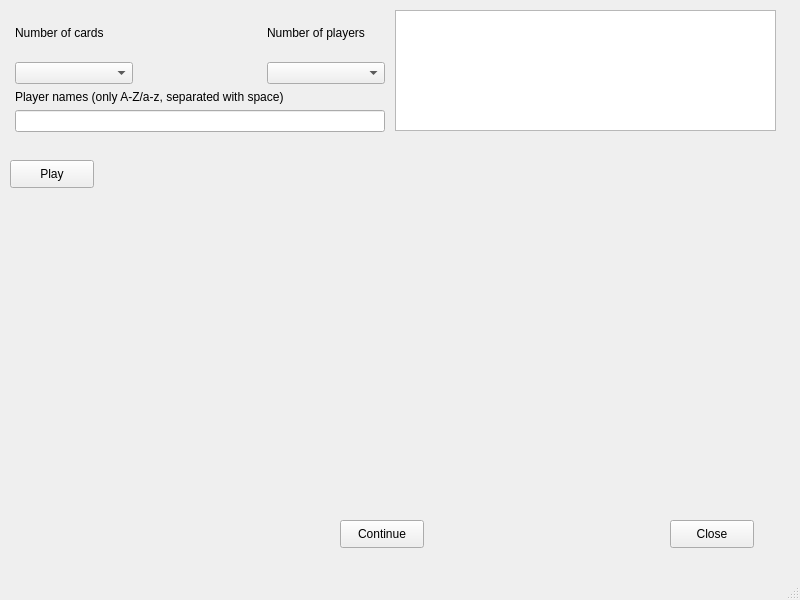
<?xml version="1.0" encoding="UTF-8"?>
<ui version="4.0">
 <class>MainWindow</class>
 <widget class="QMainWindow" name="MainWindow">
  <property name="geometry">
   <rect>
    <x>0</x>
    <y>0</y>
    <width>800</width>
    <height>600</height>
   </rect>
  </property>
  <property name="windowTitle">
   <string>MainWindow</string>
  </property>
  <widget class="QWidget" name="centralwidget">
   <widget class="QWidget" name="gridLayoutWidget">
    <property name="geometry">
     <rect>
      <x>50</x>
      <y>210</y>
      <width>701</width>
      <height>301</height>
     </rect>
    </property>
    <layout class="QGridLayout" name="cardGridLayout">
     <property name="verticalSpacing">
      <number>4</number>
     </property>
    </layout>
   </widget>
   <widget class="QLabel" name="inTurnLabel">
    <property name="geometry">
     <rect>
      <x>350</x>
      <y>180</y>
      <width>161</width>
      <height>20</height>
     </rect>
    </property>
    <property name="text">
     <string/>
    </property>
   </widget>
   <widget class="QPushButton" name="playPushButton">
    <property name="geometry">
     <rect>
      <x>10</x>
      <y>160</y>
      <width>84</width>
      <height>28</height>
     </rect>
    </property>
    <property name="text">
     <string>Play</string>
    </property>
   </widget>
   <widget class="QTextBrowser" name="statsTextBrowser">
    <property name="geometry">
     <rect>
      <x>395</x>
      <y>10</y>
      <width>381</width>
      <height>121</height>
     </rect>
    </property>
   </widget>
   <widget class="QWidget" name="gridLayoutWidget_2">
    <property name="geometry">
     <rect>
      <x>10</x>
      <y>10</y>
      <width>375</width>
      <height>141</height>
     </rect>
    </property>
    <layout class="QGridLayout" name="startGridLayout">
     <property name="leftMargin">
      <number>5</number>
     </property>
     <property name="bottomMargin">
      <number>19</number>
     </property>
     <property name="horizontalSpacing">
      <number>8</number>
     </property>
     <item row="1" column="0">
      <widget class="QComboBox" name="cardComboBox"/>
     </item>
     <item row="0" column="2">
      <widget class="QLabel" name="playerAmountLabel">
       <property name="text">
        <string>Number of players</string>
       </property>
      </widget>
     </item>
     <item row="3" column="0" colspan="3">
      <widget class="QLineEdit" name="playerNameLineEdit">
       <property name="maxLength">
        <number>52</number>
       </property>
      </widget>
     </item>
     <item row="0" column="1">
      <spacer name="verticalSpacer">
       <property name="orientation">
        <enum>Qt::Vertical</enum>
       </property>
       <property name="sizeHint" stdset="0">
        <size>
         <width>20</width>
         <height>40</height>
        </size>
       </property>
      </spacer>
     </item>
     <item row="1" column="2">
      <widget class="QComboBox" name="playerComboBox"/>
     </item>
     <item row="0" column="0">
      <widget class="QLabel" name="cardLabel">
       <property name="text">
        <string>Number of cards</string>
       </property>
      </widget>
     </item>
     <item row="2" column="0" colspan="3">
      <widget class="QLabel" name="playerNameLabel">
       <property name="text">
        <string>Player names (only A-Z/a-z, separated with space)</string>
       </property>
      </widget>
     </item>
    </layout>
   </widget>
   <widget class="QPushButton" name="closePushButton">
    <property name="geometry">
     <rect>
      <x>670</x>
      <y>520</y>
      <width>84</width>
      <height>28</height>
     </rect>
    </property>
    <property name="text">
     <string>Close</string>
    </property>
   </widget>
   <widget class="QPushButton" name="continuePushButton">
    <property name="geometry">
     <rect>
      <x>340</x>
      <y>520</y>
      <width>84</width>
      <height>28</height>
     </rect>
    </property>
    <property name="text">
     <string>Continue</string>
    </property>
   </widget>
  </widget>
  <widget class="QMenuBar" name="menubar">
   <property name="geometry">
    <rect>
     <x>0</x>
     <y>0</y>
     <width>800</width>
     <height>25</height>
    </rect>
   </property>
  </widget>
  <widget class="QStatusBar" name="statusbar"/>
 </widget>
 <resources/>
 <connections>
  <connection>
   <sender>closePushButton</sender>
   <signal>clicked()</signal>
   <receiver>MainWindow</receiver>
   <slot>close()</slot>
   <hints>
    <hint type="sourcelabel">
     <x>711</x>
     <y>558</y>
    </hint>
    <hint type="destinationlabel">
     <x>399</x>
     <y>299</y>
    </hint>
   </hints>
  </connection>
 </connections>
</ui>
